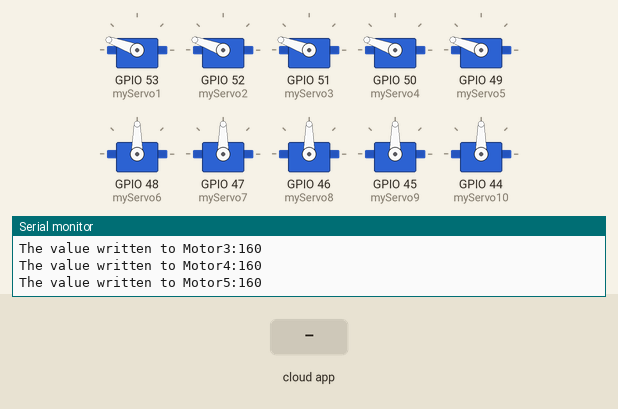
Simulated run of this sketch. Board: ESP8266 (NodeMCU). On the bench: 10 × servo, the last lines printed to the serial monitor. The inputs (shaded band) are chosen by the test bench. WiFi joins after 1.5 s; servers stay silent unless stated; the Firebase database answers and starts empty.

Above: at 7.2 s.
7.3 s: the phone or cloud app sets motor1 to 0
At 9.5 s:
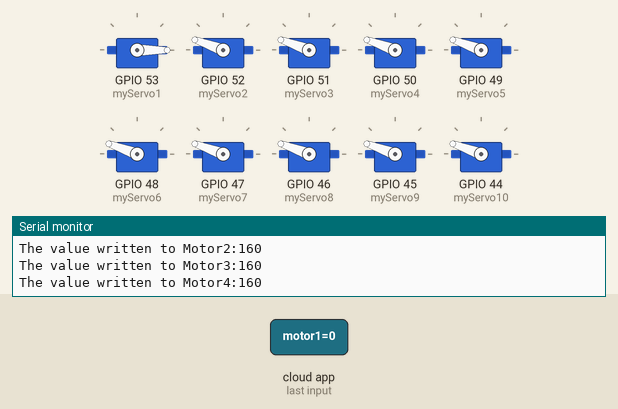
10.8 s: the phone or cloud app sets motor2 to 0
At 12.3 s:
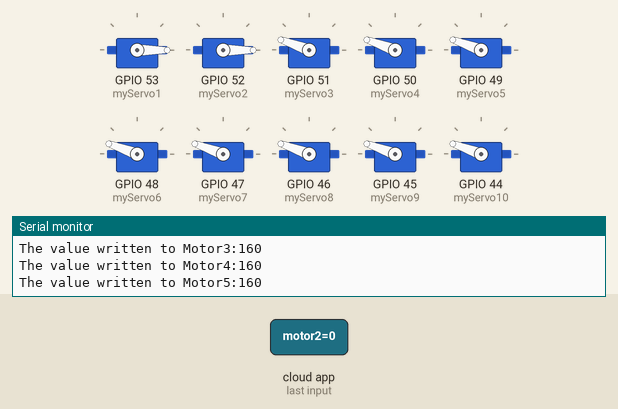
12.9 s: the phone or cloud app sets motor3 to 0
At 15.2 s:
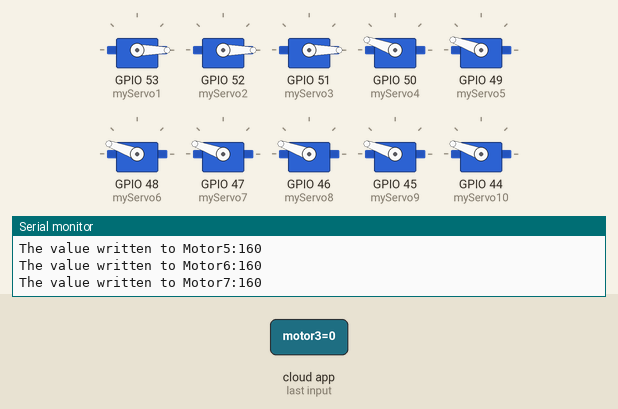
15.6 s: the phone or cloud app sets motor4 to 0
At 18.0 s:
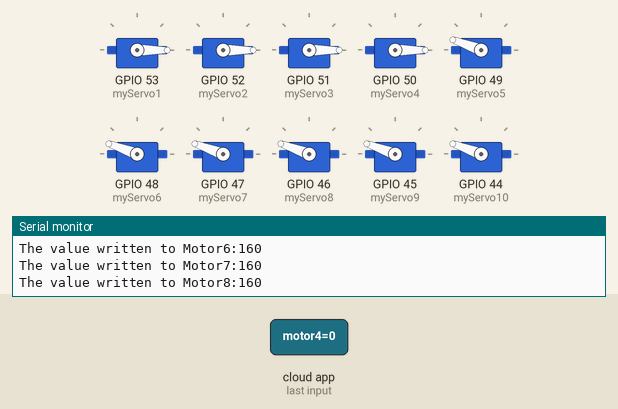
18.4 s: the phone or cloud app sets motor5 to 0
At 20.8 s:
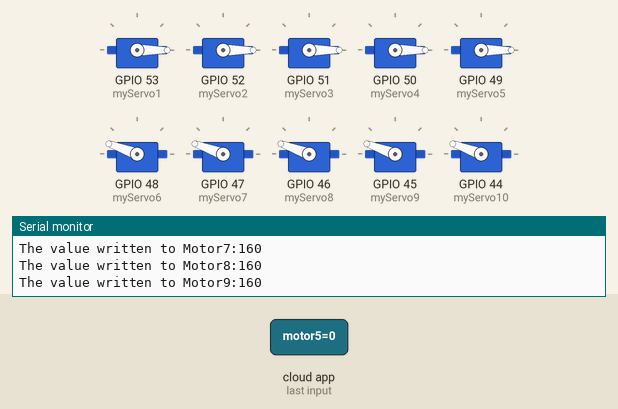
21.1 s: the phone or cloud app sets motor6 to 0
At 23.6 s:
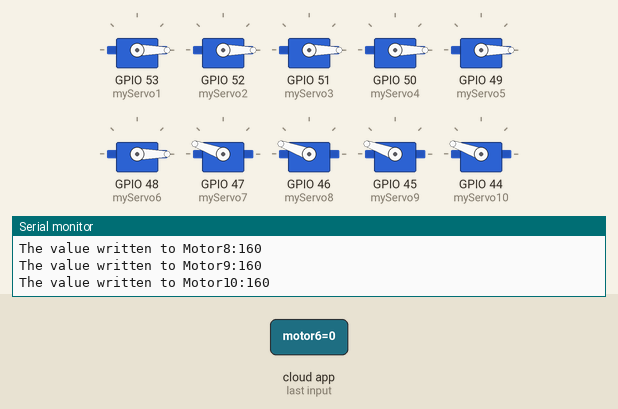
Timing chart, 0 to 24.9 s (numbered marks = the images above; inputs shaded):
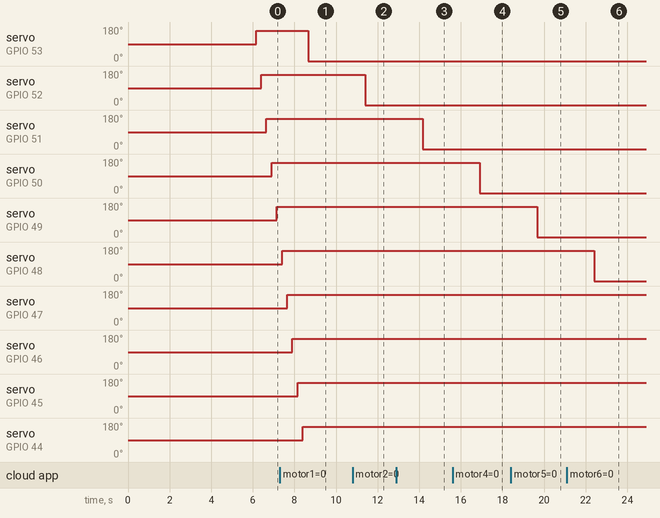

The sketch:

wifi_robot_arm.ino
```cpp
/*how to use the bord for esp8266
while uploading code (5,6,7 are on) and press mode after it TX-Rx=0
while connecting to database from board(5 and 6 are on)press mode after it Tx-Rx=0
the board to select is LOLIN WEMON R-D2 and mini
add the url by going to preferences and there paste it
install esp8266 by going to board managaer
add mobitz library using add .zip library
*/

#include <FirebaseESP8266.h>

#include <ESP8266WiFi.h>
#include<Servo.h>
#define FIREBASE_HOST "robotarm-99f0a-default-rtdb.firebaseio.com/" //Without http:// or https:// schemes
#define FIREBASE_AUTH "fDvRmZCxSJnuD1TshI3fVTbGaA3mNAgKezOFodZE"
#define WIFI_SSID "STARNET_A"
#define WIFI_PASSWORD "kamalanita1@"

FirebaseData firebaseData;
FirebaseJson json;
Servo myServo1;
Servo myServo2;
Servo myServo3;
Servo myServo4;
Servo myServo5;
Servo myServo6;
Servo myServo7;
Servo myServo8;
Servo myServo9;
Servo myServo10;

void setup()
{

  Serial.begin(9600);
  WiFi.begin(WIFI_SSID, WIFI_PASSWORD);
  Serial.print("Connecting to Wi-Fi");
  while (WiFi.status() != WL_CONNECTED)
  {
    Serial.print(".");
    delay(300);
  }

   Serial.println();
   Serial.print("Connected with IP: ");
   Serial.println(WiFi.localIP());
   Serial.println();

   Firebase.begin(FIREBASE_HOST, FIREBASE_AUTH);

   for(int val=0;val<=180;val=val+80)
  {
    Firebase.setInt(firebaseData, "/motor1",val);
    Firebase.setInt(firebaseData, "/motor2",val);
    Firebase.setInt(firebaseData, "/motor3",val);
    Firebase.setInt(firebaseData, "/motor4",val);
    Firebase.setInt(firebaseData, "/motor5",val);
    Firebase.setInt(firebaseData, "/motor6",val);
    Firebase.setInt(firebaseData, "/motor7",val);
    Firebase.setInt(firebaseData, "/motor8",val);
    Firebase.setInt(firebaseData, "/motor9",val);
    Firebase.setInt(firebaseData, "/motor10",val);
    }

// do not use pin 11 to attach the motor as it breaks the connection
    myServo1.attach(53);
    myServo2.attach(52);
    myServo3.attach(51);
    myServo4.attach(50);
    myServo5.attach(49);
    myServo6.attach(48);
    myServo7.attach(47);
    myServo8.attach(46);
    myServo9.attach(45);
    myServo10.attach(44);

}
void loop()
{

  encoder1();
  encoder2();
  encoder3();
  encoder4();
  encoder5();
  encoder6();
  encoder7();
  encoder8();
  encoder9();
  encoder10();
}

//using these function we will read values from database
void encoder1()
{
  if (Firebase.getInt(firebaseData, "/motor1")){
    Serial.print("The value written to Motor1:");
    Serial.println(firebaseData.intData());
     myServo1.write(firebaseData.intData());

  }
  delay(100);

  }
void encoder2()
{
  if (Firebase.getInt(firebaseData, "/motor2")){
    Serial.print("The value written to Motor2:");
    Serial.println(firebaseData.intData());
     myServo2.write(firebaseData.intData());

  }
  delay(100);

  }
void encoder3()
{
  if (Firebase.getInt(firebaseData, "/motor3")){
    Serial.print("The value written to Motor3:");
    Serial.println(firebaseData.intData());
     myServo3.write(firebaseData.intData());

  }
  delay(100);

  }
void encoder4()
{
  if (Firebase.getInt(firebaseData, "/motor4")){
    Serial.print("The value written to Motor4:");
    Serial.println(firebaseData.intData());
     myServo4.write(firebaseData.intData());

  }
  delay(100);

  }
void encoder5()
{
  if (Firebase.getInt(firebaseData, "/motor5")){
    Serial.print("The value written to Motor5:");
    Serial.println(firebaseData.intData());
     myServo5.write(firebaseData.intData());

  }
  delay(100);

  }
void encoder6()
{
 if (Firebase.getInt(firebaseData, "/motor6")){
  Serial.print("The value written to Motor6:");
    Serial.println(firebaseData.intData());
     myServo6.write(firebaseData.intData());

  }
  delay(100);

  }
  void encoder7()
{
  if (Firebase.getInt(firebaseData, "/motor7")){
    Serial.print("The value written to Motor7:");
    Serial.println(firebaseData.intData());
     myServo7.write(firebaseData.intData());

  }
  delay(100);

  }
void encoder8()
{
 if (Firebase.getInt(firebaseData, "/motor8")){
  Serial.print("The value written to Motor8:");
    Serial.println(firebaseData.intData());
     myServo8.write(firebaseData.intData());

  }
  delay(100);

  }
 void encoder9()
{
  if (Firebase.getInt(firebaseData, "/motor9")){
    Serial.print("The value written to Motor9:");
    Serial.println(firebaseData.intData());
     myServo9.write(firebaseData.intData());

  }
  delay(100);

  }
void encoder10()
{
  if (Firebase.getInt(firebaseData, "/motor10")){
    Serial.print("The value written to Motor10:");
    Serial.println(firebaseData.intData());
     myServo10.write(firebaseData.intData());

  }
  delay(100);

  }
```

Measured:
- after the input at 7.3 s, servo on GPIO 53 (myServo1): 160° → 0° after 1.4 s
- after the input at 10.8 s, servo on GPIO 52 (myServo2): 160° → 0° after 0.61 s
- after the input at 12.9 s, servo on GPIO 51 (myServo3): 160° → 0° after 1.3 s
- after the input at 15.6 s, servo on GPIO 50 (myServo4): 160° → 0° after 1.3 s
- after the input at 18.4 s, servo on GPIO 49 (myServo5): 160° → 0° after 1.3 s
- after the input at 21.1 s, servo on GPIO 48 (myServo6): 160° → 0° after 1.3 s
